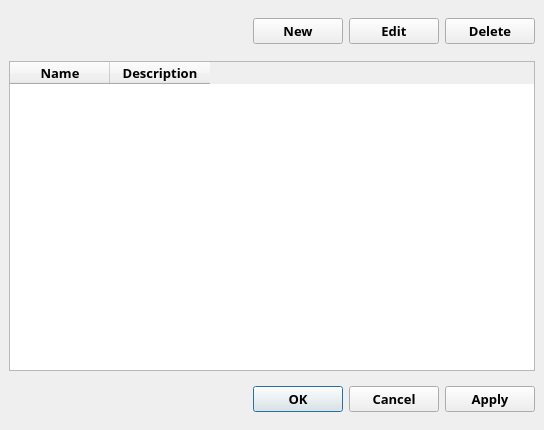
<?xml version="1.0" encoding="UTF-8"?>
<ui version="4.0">
 <class>CustomProfileList</class>
 <widget class="QDialog" name="CustomProfileList">
  <property name="geometry">
   <rect>
    <x>0</x>
    <y>0</y>
    <width>544</width>
    <height>430</height>
   </rect>
  </property>
  <property name="windowTitle">
   <string>Custom Profile List</string>
  </property>
  <property name="modal">
   <bool>true</bool>
  </property>
  <layout class="QVBoxLayout" name="verticalLayout_2">
   <property name="spacing">
    <number>0</number>
   </property>
   <property name="leftMargin">
    <number>0</number>
   </property>
   <property name="topMargin">
    <number>0</number>
   </property>
   <property name="rightMargin">
    <number>0</number>
   </property>
   <property name="bottomMargin">
    <number>0</number>
   </property>
   <item>
    <widget class="QFrame" name="frame_main">
     <property name="font">
      <font>
       <family>맑은 고딕</family>
       <pointsize>9</pointsize>
       <weight>50</weight>
       <bold>false</bold>
      </font>
     </property>
     <property name="frameShape">
      <enum>QFrame::NoFrame</enum>
     </property>
     <property name="lineWidth">
      <number>0</number>
     </property>
     <layout class="QVBoxLayout" name="verticalLayout">
      <property name="spacing">
       <number>0</number>
      </property>
      <property name="leftMargin">
       <number>0</number>
      </property>
      <property name="topMargin">
       <number>0</number>
      </property>
      <property name="rightMargin">
       <number>0</number>
      </property>
      <property name="bottomMargin">
       <number>0</number>
      </property>
      <item>
       <widget class="QFrame" name="frame_body">
        <property name="font">
         <font>
          <family>맑은 고딕</family>
          <pointsize>9</pointsize>
          <weight>50</weight>
          <bold>false</bold>
         </font>
        </property>
        <property name="lineWidth">
         <number>0</number>
        </property>
        <layout class="QVBoxLayout" name="verticalLayout_3">
         <property name="leftMargin">
          <number>9</number>
         </property>
         <property name="topMargin">
          <number>9</number>
         </property>
         <property name="rightMargin">
          <number>9</number>
         </property>
         <property name="bottomMargin">
          <number>9</number>
         </property>
         <item>
          <widget class="QFrame" name="frame_editButtons">
           <property name="font">
            <font>
             <family>맑은 고딕</family>
             <pointsize>9</pointsize>
             <weight>50</weight>
             <bold>false</bold>
            </font>
           </property>
           <property name="lineWidth">
            <number>0</number>
           </property>
           <layout class="QHBoxLayout" name="horizontalLayout">
            <property name="topMargin">
             <number>9</number>
            </property>
            <property name="rightMargin">
             <number>0</number>
            </property>
            <item>
             <spacer name="horizontalSpacer">
              <property name="font">
               <font>
                <family>맑은 고딕</family>
                <pointsize>9</pointsize>
                <weight>50</weight>
                <bold>false</bold>
               </font>
              </property>
              <property name="orientation">
               <enum>Qt::Horizontal</enum>
              </property>
              <property name="sizeHint" stdset="0">
               <size>
                <width>40</width>
                <height>20</height>
               </size>
              </property>
             </spacer>
            </item>
            <item>
             <widget class="QPushButton" name="listBtn_new">
              <property name="enabled">
               <bool>true</bool>
              </property>
              <property name="minimumSize">
               <size>
                <width>90</width>
                <height>0</height>
               </size>
              </property>
              <property name="font">
               <font>
                <family>맑은 고딕</family>
                <pointsize>10</pointsize>
                <weight>75</weight>
                <bold>true</bold>
               </font>
              </property>
              <property name="text">
               <string>New</string>
              </property>
             </widget>
            </item>
            <item>
             <widget class="QPushButton" name="listBtn_edit">
              <property name="minimumSize">
               <size>
                <width>90</width>
                <height>0</height>
               </size>
              </property>
              <property name="font">
               <font>
                <family>맑은 고딕</family>
                <pointsize>10</pointsize>
                <weight>75</weight>
                <bold>true</bold>
               </font>
              </property>
              <property name="text">
               <string>Edit</string>
              </property>
             </widget>
            </item>
            <item>
             <widget class="QPushButton" name="listBtn_delete">
              <property name="minimumSize">
               <size>
                <width>90</width>
                <height>0</height>
               </size>
              </property>
              <property name="font">
               <font>
                <family>맑은 고딕</family>
                <pointsize>10</pointsize>
                <weight>75</weight>
                <bold>true</bold>
               </font>
              </property>
              <property name="text">
               <string>Delete</string>
              </property>
             </widget>
            </item>
           </layout>
          </widget>
         </item>
         <item>
          <widget class="QTableWidget" name="profile_list">
           <property name="font">
            <font>
             <family>맑은 고딕</family>
             <pointsize>9</pointsize>
             <weight>50</weight>
             <bold>false</bold>
            </font>
           </property>
           <property name="styleSheet">
            <string notr="true">QHeaderView::section  {
	background-color: rgb(240, 240, 240);
}
QTableWidget::item {
	padding: 1px;
	border-bottom: 1px solid rgb(110, 110, 110);
}
QTableView::item:selected {
	background-color: rgb(180, 180, 180);
	color: rgb(255, 255, 255);
} </string>
           </property>
           <property name="editTriggers">
            <set>QAbstractItemView::DoubleClicked|QAbstractItemView::EditKeyPressed</set>
           </property>
           <property name="tabKeyNavigation">
            <bool>false</bool>
           </property>
           <property name="showDropIndicator" stdset="0">
            <bool>false</bool>
           </property>
           <property name="dragDropOverwriteMode">
            <bool>false</bool>
           </property>
           <property name="showGrid">
            <bool>false</bool>
           </property>
           <property name="cornerButtonEnabled">
            <bool>false</bool>
           </property>
           <attribute name="horizontalHeaderHighlightSections">
            <bool>false</bool>
           </attribute>
           <attribute name="verticalHeaderVisible">
            <bool>false</bool>
           </attribute>
           <attribute name="verticalHeaderDefaultSectionSize">
            <number>22</number>
           </attribute>
           <attribute name="verticalHeaderHighlightSections">
            <bool>false</bool>
           </attribute>
           <attribute name="verticalHeaderMinimumSectionSize">
            <number>22</number>
           </attribute>
           <column>
            <property name="text">
             <string>Name</string>
            </property>
            <property name="font">
             <font>
              <family>맑은 고딕</family>
              <pointsize>10</pointsize>
              <weight>75</weight>
              <bold>true</bold>
             </font>
            </property>
           </column>
           <column>
            <property name="text">
             <string>Description</string>
            </property>
            <property name="font">
             <font>
              <family>맑은 고딕</family>
              <pointsize>10</pointsize>
              <weight>75</weight>
              <bold>true</bold>
             </font>
            </property>
           </column>
          </widget>
         </item>
         <item>
          <widget class="QFrame" name="frame_buttons">
           <property name="font">
            <font>
             <family>맑은 고딕</family>
             <pointsize>9</pointsize>
             <weight>50</weight>
             <bold>false</bold>
            </font>
           </property>
           <property name="lineWidth">
            <number>0</number>
           </property>
           <layout class="QHBoxLayout" name="horizontalLayout_4">
            <property name="leftMargin">
             <number>9</number>
            </property>
            <property name="topMargin">
             <number>9</number>
            </property>
            <property name="rightMargin">
             <number>0</number>
            </property>
            <property name="bottomMargin">
             <number>9</number>
            </property>
            <item>
             <spacer name="horizontalSpacer_2">
              <property name="font">
               <font>
                <family>맑은 고딕</family>
                <pointsize>9</pointsize>
                <weight>50</weight>
                <bold>false</bold>
               </font>
              </property>
              <property name="orientation">
               <enum>Qt::Horizontal</enum>
              </property>
              <property name="sizeHint" stdset="0">
               <size>
                <width>40</width>
                <height>20</height>
               </size>
              </property>
             </spacer>
            </item>
            <item>
             <widget class="QPushButton" name="listBtn_OK">
              <property name="minimumSize">
               <size>
                <width>90</width>
                <height>0</height>
               </size>
              </property>
              <property name="font">
               <font>
                <family>맑은 고딕</family>
                <pointsize>10</pointsize>
                <weight>75</weight>
                <bold>true</bold>
               </font>
              </property>
              <property name="text">
               <string>OK</string>
              </property>
              <property name="default">
               <bool>true</bool>
              </property>
             </widget>
            </item>
            <item>
             <widget class="QPushButton" name="listBtn_cancel">
              <property name="minimumSize">
               <size>
                <width>90</width>
                <height>0</height>
               </size>
              </property>
              <property name="font">
               <font>
                <family>맑은 고딕</family>
                <pointsize>10</pointsize>
                <weight>75</weight>
                <bold>true</bold>
               </font>
              </property>
              <property name="text">
               <string>Cancel</string>
              </property>
             </widget>
            </item>
            <item>
             <widget class="QPushButton" name="listBtn_apply">
              <property name="minimumSize">
               <size>
                <width>90</width>
                <height>0</height>
               </size>
              </property>
              <property name="font">
               <font>
                <family>맑은 고딕</family>
                <pointsize>10</pointsize>
                <weight>75</weight>
                <bold>true</bold>
               </font>
              </property>
              <property name="text">
               <string>Apply</string>
              </property>
             </widget>
            </item>
           </layout>
          </widget>
         </item>
        </layout>
       </widget>
      </item>
     </layout>
    </widget>
   </item>
  </layout>
 </widget>
 <layoutdefault spacing="6" margin="11"/>
 <resources>
  <include location="rodinP.qrc"/>
 </resources>
 <connections>
  <connection>
   <sender>listBtn_cancel</sender>
   <signal>clicked()</signal>
   <receiver>CustomProfileList</receiver>
   <slot>close()</slot>
   <hints>
    <hint type="sourcelabel">
     <x>373</x>
     <y>432</y>
    </hint>
    <hint type="destinationlabel">
     <x>453</x>
     <y>366</y>
    </hint>
   </hints>
  </connection>
 </connections>
</ui>
